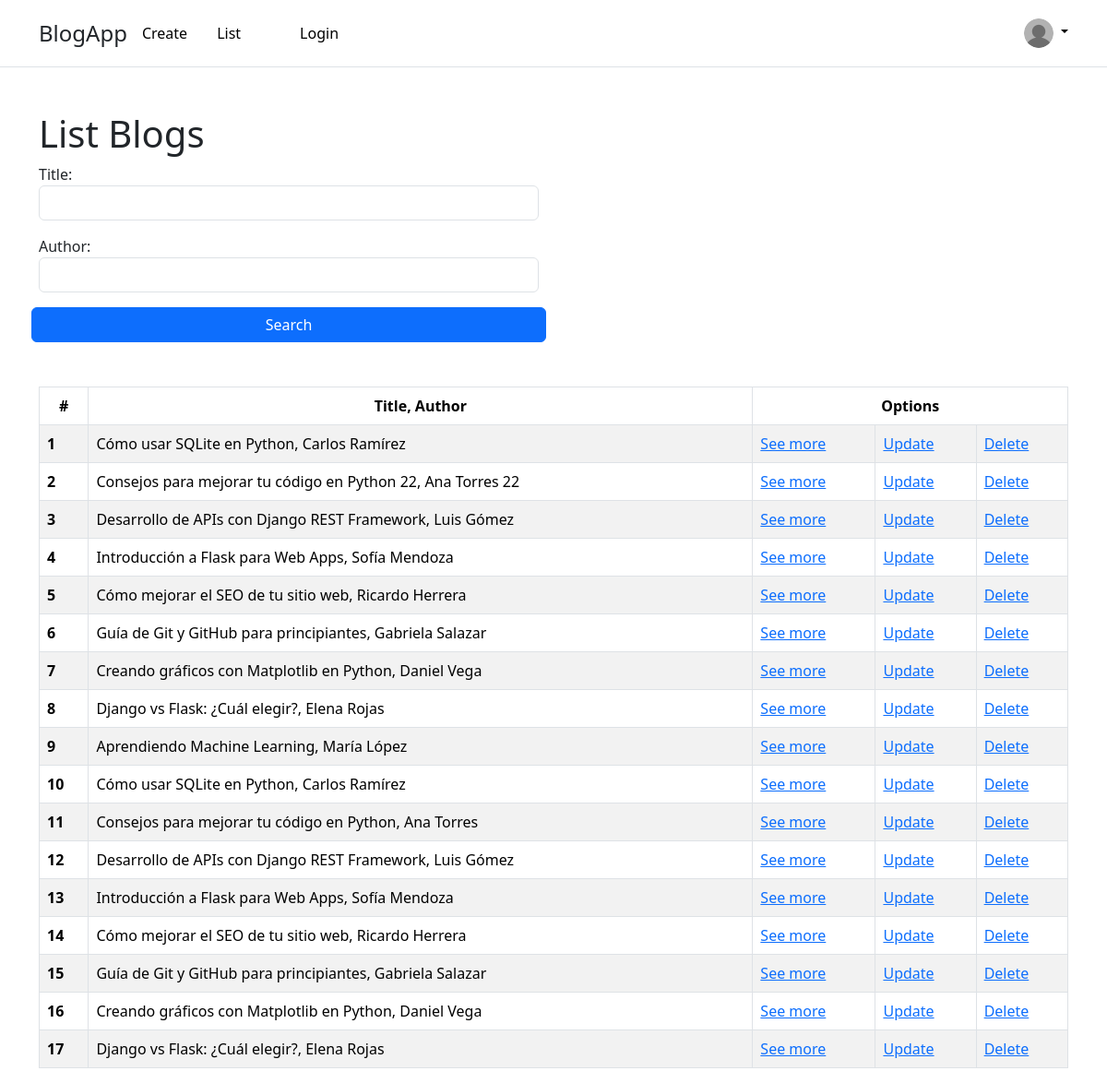
The page /list-blog on the database as committed earlier.
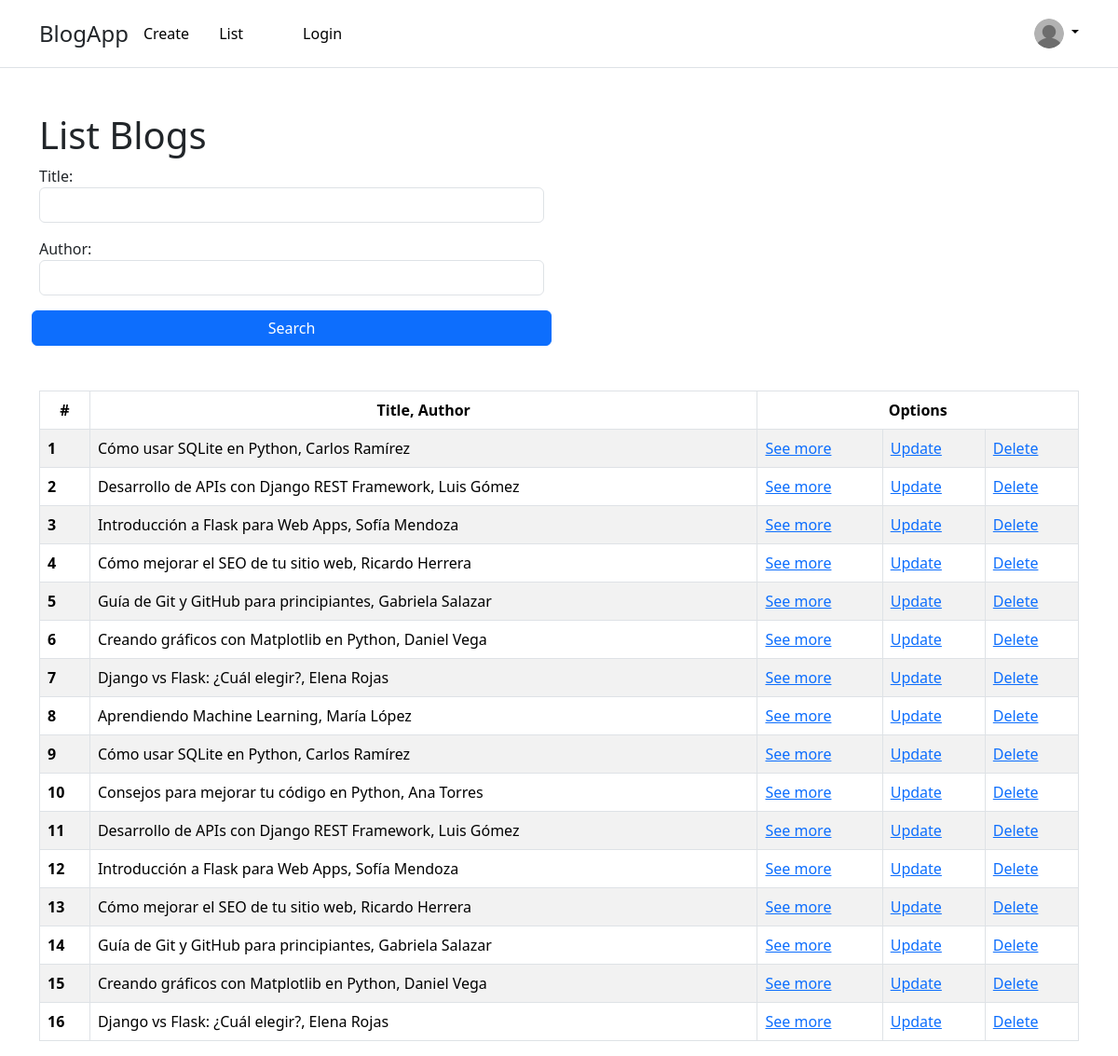
The same page on the database as committed later.
### home/models.py (models this page shows)
class Blog(models.Model):
    id = models.UUIDField(primary_key=True, default=uuid.uuid4, editable=False)
    title = models.CharField(max_length=100)
    content = models.TextField()
    author = models.CharField(max_length=100)
    description = models.TextField(null=True, blank=True)
    publication_date = models.DateTimeField(null=True,blank=True)
    is_published = models.BooleanField(default=True)
    tags = models.CharField(max_length=200, null=True, blank=True)
    img_cover = models.ImageField(upload_to="blogs", null=True, blank=True)
    def __str__(self):
        return f"{self.title}, {self.author}"

### home/views.py (the view)
# urls.py: path('list-blog', list_blog, name="list_blog"),
def list_blog(request):
    blogs = Blog.objects.all()
    formContent = SearchBlog(request.GET)
    if formContent.is_valid():
        title_to_search = formContent.cleaned_data.get('title')
        author_to_search = formContent.cleaned_data.get('author')
        blogs = Blog.objects.filter( title__icontains = title_to_search , author__icontains= author_to_search)
    return render(request, 'home/list_blog.html', {'blogs' : blogs, 'formContent' : formContent})

### home/forms.py
class SearchBlog(forms.Form):
    title = forms.CharField(max_length=100, required=False,widget=forms.TextInput(attrs={'class': 'form-control'}))
    author = forms.CharField(max_length=100, required=False,widget=forms.TextInput(attrs={'class': 'form-control'}))

### home/templates/home/list_blog.html
{% extends "template_base.html" %}
{% block content %}
        {% block title_head %} <h1> List Blogs </h1> {% endblock title_head %}
        <form action="" class="row g-3" style="max-width: 50%">
            {{formContent}}
            <button class="btn btn-primary" type="submit">Search</button>
        </form>
        {% if blogs %}
            <table class="table table-striped table-bordered mt-5">
                <thead class="text-center">
                  <tr>
                    <th scope="col">#</th>
                    <th scope="col">Title, Author</th>
                    <th colspan="4">Options</th>
                  </tr>
                </thead>
                <tbody>
                {% for blog  in  blogs%}
                <tr>
                    <th scope="row">{{forloop.counter}}</th>
                    <td colspan="2">{{blog}}</td>
                    <td><a href={% url "details_blog" blog.id %}>See more</a></td>
                    <td><a href={% url "update_blog" blog.id %}>Update</a></td>
                    <td><a href={% url "delete_blog" blog.id %}>Delete</a></td>
                  </tr>
                {% endfor %}
            </tbody>
        </table>
        {% else %}
            <div class="mt-5 alert alert-warning" role="alert">No found Blog</div>
        {% endif %}
{% endblock content %}

Rows that differ between the two databases and show on the page:
removed Blog: title+author "Consejos para mejorar tu código en Python 22, Ana Torres 22"
